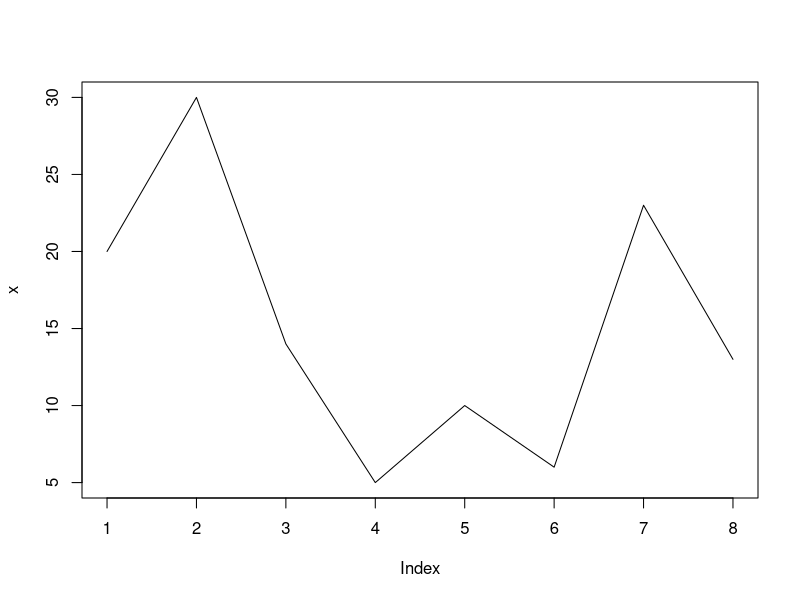
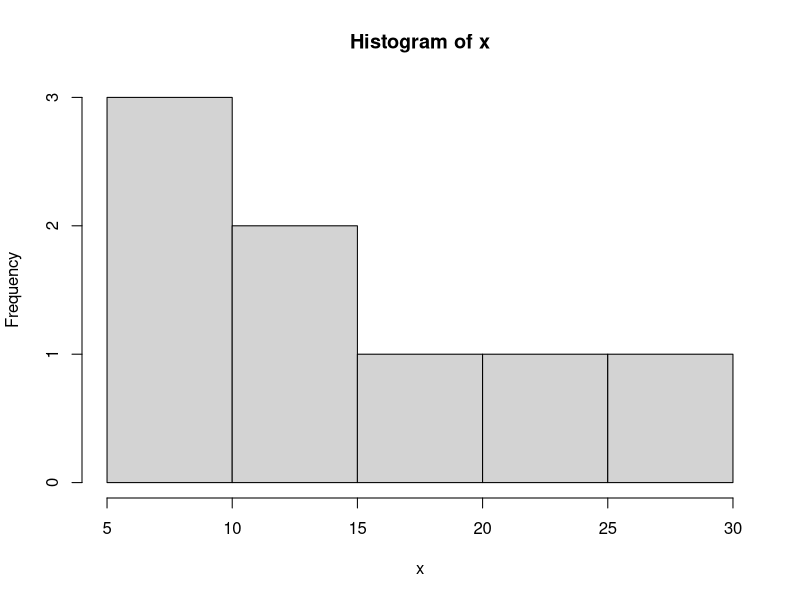
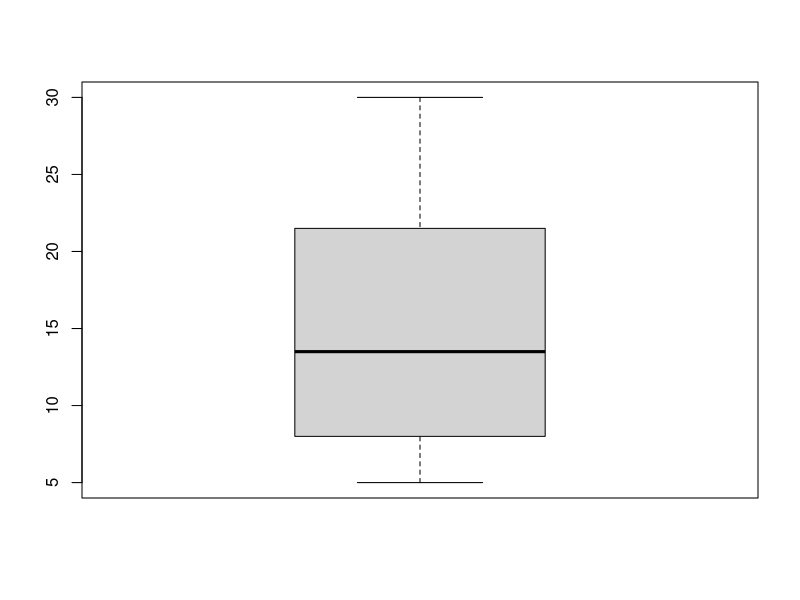
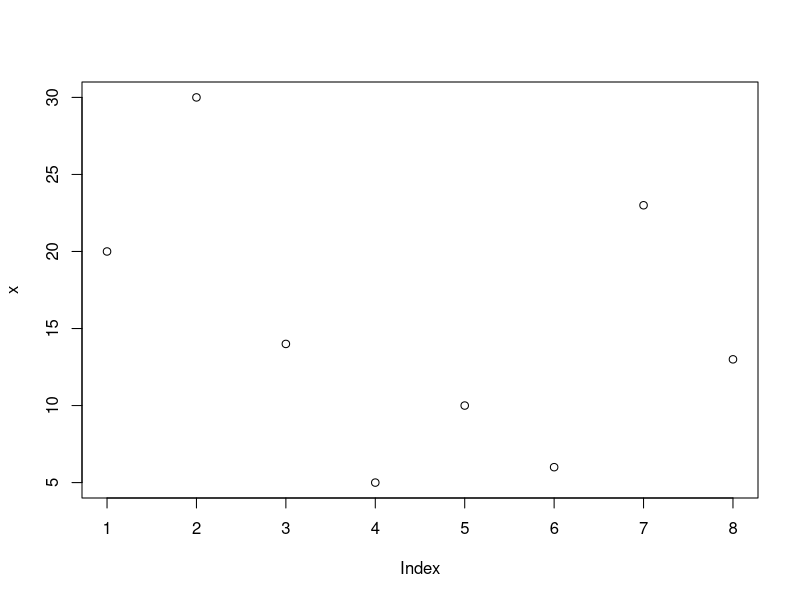

Reproduce these figures in R, in order.
# Lesson 4

# Create data
x <- c(20, 30, 14, 5, 10, 6, 23, 13)

# Line graph
plot(x, type="l")

# Histogram
hist(x)

# Boxplot
boxplot(x)

# Scatter plot
plot(x)

